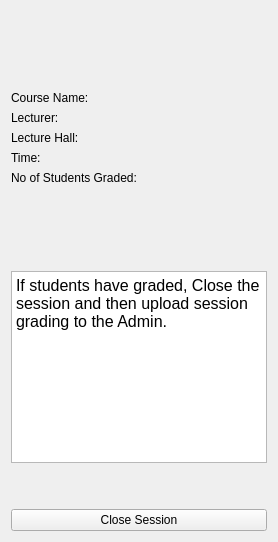
                <widget class="QWidget" name="page_11">
                 <layout class="QVBoxLayout" name="verticalLayout_17">
                  <item>
                   <spacer name="verticalSpacer_29">
                    <property name="orientation">
                     <enum>Qt::Vertical</enum>
                    </property>
                    <property name="sizeHint" stdset="0">
                     <size>
                      <width>20</width>
                      <height>40</height>
                     </size>
                    </property>
                   </spacer>
                  </item>
                  <item>
                   <layout class="QVBoxLayout" name="verticalLayout_194">
                    <item>
                     <spacer name="verticalSpacer_30">
                      <property name="orientation">
                       <enum>Qt::Vertical</enum>
                      </property>
                      <property name="sizeHint" stdset="0">
                       <size>
                        <width>20</width>
                        <height>40</height>
                       </size>
                      </property>
                     </spacer>
                    </item>
                    <item>
                     <widget class="QLabel" name="closeCourseName">
                      <property name="text">
                       <string>Course Name:</string>
                      </property>
                     </widget>
                    </item>
                    <item>
                     <widget class="QLabel" name="closeLecturerLabel">
                      <property name="text">
                       <string>Lecturer:</string>
                      </property>
                     </widget>
                    </item>
                    <item>
                     <widget class="QLabel" name="lectureHallLabel">
                      <property name="text">
                       <string>Lecture Hall:</string>
                      </property>
                     </widget>
                    </item>
                    <item>
                     <widget class="QLabel" name="timeLabel">
                      <property name="text">
                       <string>Time:</string>
                      </property>
                     </widget>
                    </item>
                    <item>
                     <widget class="QLabel" name="no_students">
                      <property name="text">
                       <string>No of Students Graded:</string>
                      </property>
                     </widget>
                    </item>
                    <item>
                     <spacer name="verticalSpacer_28">
                      <property name="orientation">
                       <enum>Qt::Vertical</enum>
                      </property>
                      <property name="sizeHint" stdset="0">
                       <size>
                        <width>20</width>
                        <height>40</height>
                       </size>
                      </property>
                     </spacer>
                    </item>
                    <item>
                     <spacer name="verticalSpacer_27">
                      <property name="orientation">
                       <enum>Qt::Vertical</enum>
                      </property>
                      <property name="sizeHint" stdset="0">
                       <size>
                        <width>20</width>
                        <height>40</height>
                       </size>
                      </property>
                     </spacer>
                    </item>
                    <item>
                     <widget class="QTextBrowser" name="textBrowser_137">
                      <property name="styleSheet">
                       <string notr="true"/>
                      </property>
                      <property name="html">
                       <string>&lt;!DOCTYPE HTML PUBLIC &quot;-//W3C//DTD HTML 4.0//EN&quot; &quot;http://www.w3.org/TR/REC-html40/strict.dtd&quot;&gt;
&lt;html&gt;&lt;head&gt;&lt;meta name=&quot;qrichtext&quot; content=&quot;1&quot; /&gt;&lt;style type=&quot;text/css&quot;&gt;
p, li { white-space: pre-wrap; }
&lt;/style&gt;&lt;/head&gt;&lt;body style=&quot; font-family:'MS Shell Dlg 2'; font-size:8.25pt; font-weight:400; font-style:normal;&quot;&gt;
&lt;p style=&quot; margin-top:0px; margin-bottom:0px; margin-left:0px; margin-right:0px; -qt-block-indent:0; text-indent:0px;&quot;&gt;&lt;span style=&quot; font-family:'Comic Sans MS'; font-size:12pt;&quot;&gt;If students have graded, Close the session and then upload session grading to the Admin.&lt;/span&gt;&lt;/p&gt;&lt;/body&gt;&lt;/html&gt;</string>
                      </property>
                     </widget>
                    </item>
                    <item>
                     <spacer name="verticalSpacer_26">
                      <property name="orientation">
                       <enum>Qt::Vertical</enum>
                      </property>
                      <property name="sizeHint" stdset="0">
                       <size>
                        <width>20</width>
                        <height>40</height>
                       </size>
                      </property>
                     </spacer>
                    </item>
                   </layout>
                  </item>
                  <item>
                   <widget class="QPushButton" name="closeSessionBtn">
                    <property name="text">
                     <string>Close Session</string>
                    </property>
                   </widget>
                  </item>
                 </layout>
                </widget>
